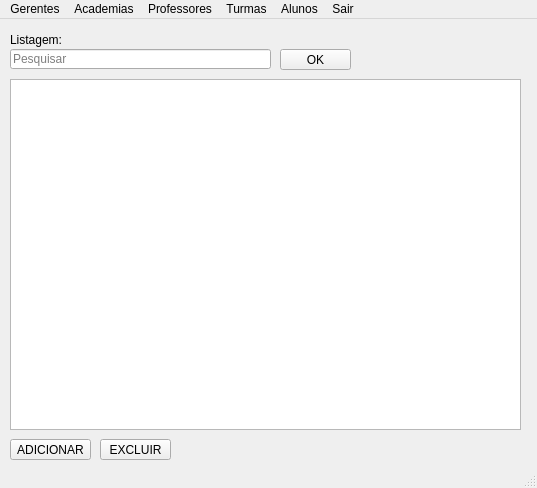
<?xml version="1.0" encoding="UTF-8"?>
<ui version="4.0">
 <class>MainWindow</class>
 <widget class="QMainWindow" name="MainWindow">
  <property name="geometry">
   <rect>
    <x>0</x>
    <y>0</y>
    <width>537</width>
    <height>488</height>
   </rect>
  </property>
  <property name="windowTitle">
   <string>MainWindow</string>
  </property>
  <widget class="QWidget" name="centralwidget">
   <widget class="QTableWidget" name="tableWidget">
    <property name="geometry">
     <rect>
      <x>10</x>
      <y>60</y>
      <width>511</width>
      <height>351</height>
     </rect>
    </property>
   </widget>
   <widget class="QLabel" name="label">
    <property name="geometry">
     <rect>
      <x>10</x>
      <y>10</y>
      <width>131</width>
      <height>21</height>
     </rect>
    </property>
    <property name="text">
     <string>Listagem:</string>
    </property>
   </widget>
   <widget class="QLineEdit" name="lineEdit">
    <property name="geometry">
     <rect>
      <x>10</x>
      <y>30</y>
      <width>261</width>
      <height>20</height>
     </rect>
    </property>
    <property name="placeholderText">
     <string>Pesquisar</string>
    </property>
   </widget>
   <widget class="QPushButton" name="pushButton">
    <property name="geometry">
     <rect>
      <x>280</x>
      <y>30</y>
      <width>71</width>
      <height>21</height>
     </rect>
    </property>
    <property name="text">
     <string>OK</string>
    </property>
   </widget>
   <widget class="QPushButton" name="pushButton_2">
    <property name="geometry">
     <rect>
      <x>10</x>
      <y>420</y>
      <width>81</width>
      <height>21</height>
     </rect>
    </property>
    <property name="text">
     <string>ADICIONAR</string>
    </property>
   </widget>
   <widget class="QPushButton" name="pushButton_3">
    <property name="geometry">
     <rect>
      <x>100</x>
      <y>420</y>
      <width>71</width>
      <height>21</height>
     </rect>
    </property>
    <property name="text">
     <string>EXCLUIR</string>
    </property>
   </widget>
  </widget>
  <widget class="QMenuBar" name="menubar">
   <property name="geometry">
    <rect>
     <x>0</x>
     <y>0</y>
     <width>537</width>
     <height>21</height>
    </rect>
   </property>
   <widget class="QMenu" name="menuInicio">
    <property name="title">
     <string>Academias</string>
    </property>
    <addaction name="actionCadastrar"/>
    <addaction name="actionExcluir"/>
    <addaction name="actionListar"/>
   </widget>
   <widget class="QMenu" name="menuGerentes">
    <property name="title">
     <string>Gerentes</string>
    </property>
    <addaction name="actionCadastrar_2"/>
    <addaction name="actionExcluir_2"/>
    <addaction name="actionListar_2"/>
   </widget>
   <widget class="QMenu" name="menuProfessores">
    <property name="title">
     <string>Professores</string>
    </property>
    <addaction name="actionCadastrar_3"/>
    <addaction name="actionExluir"/>
    <addaction name="actionListar_3"/>
   </widget>
   <widget class="QMenu" name="menuTurmas">
    <property name="title">
     <string>Turmas</string>
    </property>
    <addaction name="actionCadastrar_4"/>
    <addaction name="actionExcluir_3"/>
    <addaction name="actionListar_4"/>
   </widget>
   <widget class="QMenu" name="menuAlunos">
    <property name="title">
     <string>Alunos</string>
    </property>
    <addaction name="actionCadastrar_5"/>
    <addaction name="actionExcluir_4"/>
    <addaction name="actionListar_5"/>
   </widget>
   <widget class="QMenu" name="menuSair">
    <property name="title">
     <string>Sair</string>
    </property>
    <addaction name="actionVoltar_ao_Login"/>
   </widget>
   <addaction name="menuGerentes"/>
   <addaction name="menuInicio"/>
   <addaction name="menuProfessores"/>
   <addaction name="menuTurmas"/>
   <addaction name="menuAlunos"/>
   <addaction name="menuSair"/>
  </widget>
  <widget class="QStatusBar" name="statusbar"/>
  <action name="actionCadastrar">
   <property name="text">
    <string>Cadastrar</string>
   </property>
  </action>
  <action name="actionExcluir">
   <property name="text">
    <string>Excluir</string>
   </property>
  </action>
  <action name="actionListar">
   <property name="text">
    <string>Listar</string>
   </property>
  </action>
  <action name="actionCadastrar_2">
   <property name="text">
    <string>Cadastrar</string>
   </property>
  </action>
  <action name="actionExcluir_2">
   <property name="text">
    <string>Excluir</string>
   </property>
  </action>
  <action name="actionListar_2">
   <property name="text">
    <string>Listar</string>
   </property>
  </action>
  <action name="actionCadastrar_3">
   <property name="text">
    <string>Cadastrar</string>
   </property>
  </action>
  <action name="actionExluir">
   <property name="text">
    <string>Exluir</string>
   </property>
  </action>
  <action name="actionListar_3">
   <property name="text">
    <string>Listar</string>
   </property>
  </action>
  <action name="actionCadastrar_4">
   <property name="text">
    <string>Cadastrar</string>
   </property>
  </action>
  <action name="actionExcluir_3">
   <property name="text">
    <string>Excluir</string>
   </property>
  </action>
  <action name="actionListar_4">
   <property name="text">
    <string>Listar</string>
   </property>
  </action>
  <action name="actionCadastrar_5">
   <property name="text">
    <string>Cadastrar</string>
   </property>
  </action>
  <action name="actionExcluir_4">
   <property name="text">
    <string>Excluir</string>
   </property>
  </action>
  <action name="actionListar_5">
   <property name="text">
    <string>Listar</string>
   </property>
  </action>
  <action name="actionVoltar_ao_Login">
   <property name="text">
    <string>Voltar ao Login</string>
   </property>
  </action>
 </widget>
 <resources/>
 <connections/>
</ui>
